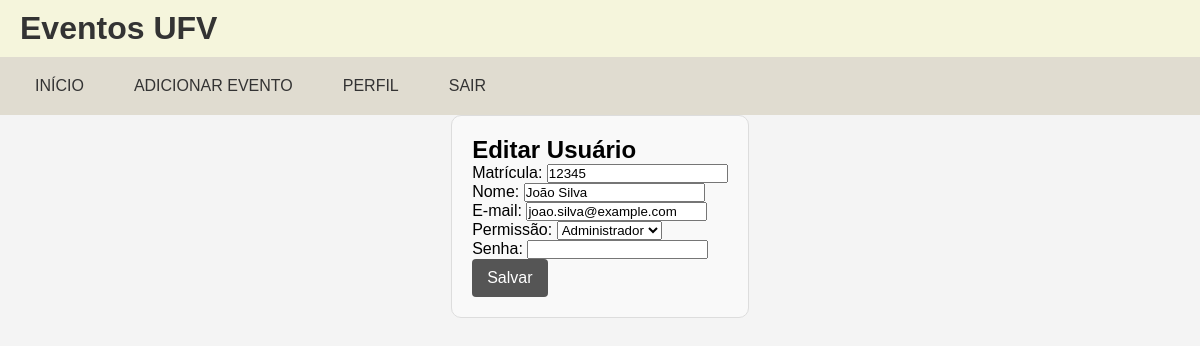
The page /pages/editarUsuario.php?id=1 (signed in) on the database its author committed.
### tables this page shows
CREATE TABLE users (
  id INT PRIMARY KEY AUTO_INCREMENT,
  name VARCHAR(255),
  matricula VARCHAR(20),
  email VARCHAR(255) UNIQUE,
  password VARCHAR(255),
  user_type VARCHAR(255)
);

### Classes/Usuarios.php (called while the page is built, shortened)
<?php
class Usuarios {
    private $id;
    private $nome;
    private $matricula;
    private $email;
    private $user_type;
    public function __construct($id, $nome, $matricula, $email, $senha, $user_type) {
        $this->id = $id;
        $this->nome = $nome;
        $this->matricula = $matricula;
        $this->email = $email;
        $this->user_type = $user_type;
    }
    public function getId() {
        return $this->id;
    }
    public function getNome() {
        return $this->nome;
    }
    public function getMatricula() {
        return $this->matricula;
    }
    public function getEmail() {
        return $this->email;
    }
    public function getUserType() {
        return $this->user_type;
    }
    public static function getById($id) {
        $conn = getConnection();
        $stmt = $conn->prepare('SELECT id, name, matricula, email, password, user_type FROM users WHERE id = ?');
        $stmt->bind_param('i', $id);
        $stmt->execute();
        $stmt->bind_result($id, $nome, $matricula, $email, $senha, $user_type);
        if ($stmt->fetch()) {
            return new self($id, $nome, $matricula, $email, $senha, $user_type);
        }
        return null;
    }
}
?>

### pages/editarUsuario.php (the view, shortened to what this page needs)
<?php
require_once __DIR__ . '/../Classes/Usuarios.php';
$user = null;
if (isset($_SESSION['user'])) {
    $user = unserialize($_SESSION['user']);
}
$userToEdit = null;
if (isset($_GET['id'])) {
    $userId = intval($_GET['id']);
    $userToEdit = Usuarios::getById($userId);
} else {
    echo "ID do usuário não fornecido!";
    exit();
}
?>
<!DOCTYPE html>
<html>
<head>
    <link rel="stylesheet" href="../CSS/style.css">
    <link rel="stylesheet" href="../CSS/perfil.css">
</head>
<body>
    <header>
        <h1>Eventos UFV</h1>
    </header>
    <nav>
        <ul>
            <li><a href="../home.php">Início</a></li>
            <?php if ($user instanceof Usuarios && $user->getUserType() === 'admin') : ?>
                <li><a href="../Pages/adicionarEventos.php">Adicionar Evento</a></li>
            <?php endif; ?>
            <?php if ($user instanceof Usuarios) : ?>
                <li><a href="../Pages/perfil.php">Perfil</a></li>
                <li><a href="../Services/Deslogar.php">Sair</a></li>
            <?php else : ?>
                <li><a href="../Pages/login.php">Login</a></li>
            <?php endif; ?>
        </ul>
    </nav>
    <section class="edit-user-section">
        <h1>Editar Usuário</h1>
        <?php if ($userToEdit) : ?>
            <form action="./editarUsuario.php?id=<?php echo htmlspecialchars($userToEdit->getId()); ?>" method="post">
                <label for="matricula">Matrícula:</label>
                <input type="text" name="matricula" value="<?php echo htmlspecialchars($userToEdit->getMatricula()); ?>" readonly><br>
                <label for="name">Nome:</label>
                <input type="text" name="name" value="<?php echo htmlspecialchars($userToEdit->getNome()); ?>" <?php if ($user->getUserType() !== 'admin' && $user->getId() !== $userToEdit->getId()) echo 'disabled'; ?> required><br>
                <label for="email">E-mail:</label>
                <input type="email" name="email" value="<?php echo htmlspecialchars($userToEdit->getEmail()); ?>" <?php if ($user->getUserType() !== 'admin' && $user->getId() !== $userToEdit->getId()) echo 'disabled'; ?> required><br>
                <?php if ($user->getUserType() === 'admin') : ?>
                    <label for="user_type">Permissão:</label>
                    <select name="user_type" required>
                        <option value="admin" <?php if ($userToEdit->getUserType() === 'admin') echo 'selected'; ?>>Administrador</option>
                    </select><br>
                <?php else : ?>
                    <input type="hidden" name="user_type" value="<?php echo htmlspecialchars($userToEdit->getUserType()); ?>">
                <?php endif; ?>
                <label for="password">Senha:</label>
                <input type="password" name="password"><br>
                <button type="submit">Salvar</button>
            </form>
        <?php else : ?>
            <p>O usuário não foi encontrado!</p>
        <?php endif; ?>
    </section>
</body>
</html>

### CSS/style.css (style rules this page uses)
* { box-sizing: border-box; margin: 0; padding: 0; text-decoration: none; color: inherit; }
body { font-family: Arial, sans-serif; background-color: #f4f4f4; display: flex; flex-direction: column; }
header { background-color: #f5f5dc; color: #333; padding: 10px 20px; box-shadow: 0 2px 4px rgba(0, 0, 0, 0.1); }
nav { background-color: #e0dcd0; padding: 10px 20px; }
nav ul { list-style: none; padding: 0; display: flex; gap: 20px; margin: 0; }
nav ul li { position: relative; }
nav ul li a { color: #333; font-size: 16px; font-weight: 500; text-transform: uppercase; padding: 10px 15px; border-radius: 25px; transition: background-color 0.3s, color 0.3s; display: inline-block; }

### CSS/perfil.css (style rules this page uses)
button { padding: 10px 15px; background-color: #555; border: none; border-radius: 4px; color: #fff; cursor: pointer; font-size: 16px; transition: background-color 0.3s, transform 0.2s; }
section { padding-left: 20px; padding-right: 20px; }

### pages/editarUsuario.php (style rules this page uses)
.edit-user-section { padding: 20px; border: 1px solid #ddd; border-radius: 10px; background-color: #f9f9f9; max-width: 600px; margin: 0 auto; }

### rows shown on the page
users: matricula "12345", name "João Silva", email "joao.silva@example.com", user_type "Administrador"
